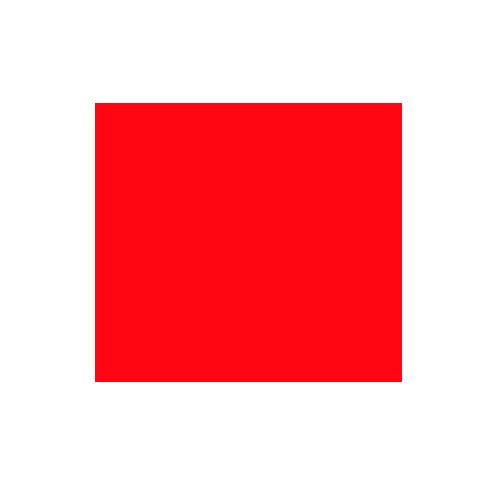
#> input picture cuadrado.jpg, 500 x 500 px
$ python Relleno.py
#> lines starting #> are read from the running program, lines starting #| are printed output that depends on the picture
#> further down, image is the input picture: shape (500, 500, 3); mean B, G, R 173.7, 169.7, 254.6
import cv2
import numpy as np


def grayscale_image(image):
    # convert to grayscale
    gray_image = np.zeros((image.shape[0], image.shape[1]), np.uint8)

    for i in range(image.shape[0]):
        for j in range(image.shape[1]):
            # gray_image[i,j] = np.clip( (image[i,j,0] + image[i,j,1] + image[i,j,2] )/3, 0, 255) # using average method
            gray_image[i, j] = np.clip(0.07 * image[i, j, 0] + 0.72 * image[i, j, 1] + 0.21 * image[i, j, 2], 0,
                                       255)  # using luminosity method
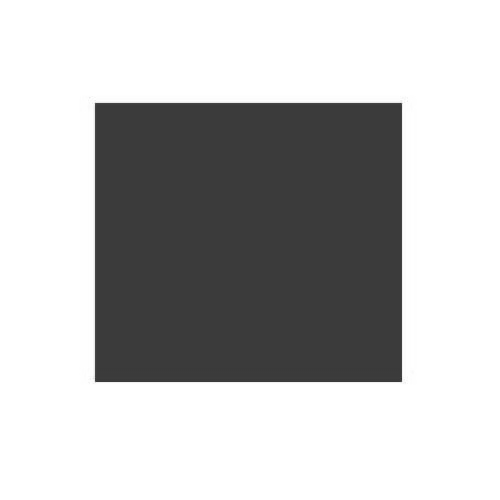
#> gray_image: shape (500, 500); min 50, max 255, mean 187.7

    # gray_image = cv2.cvtColor(image, cv2.COLOR_BGR2GRAY)
    # display the image
    cv2.imshow('image', gray_image)
    cv2.waitKey(0)

    return gray_image


def initialize_x_filter(size):
    x_filter = np.zeros(size)
    h, w = size
    x_filter[h // 2][0] = -1
    x_filter[h // 2][-1] = 1

    return x_filter


def initialize_y_filter(size):
    y_filter = np.zeros(size)
    h, w = size
    y_filter[0][h // 2] = -1
    y_filter[-1][h // 2] = 1

    return y_filter


def padding(image):
    padded_image = np.pad(image, ((1, 1), (1, 1)), 'constant', constant_values=(0, 0))
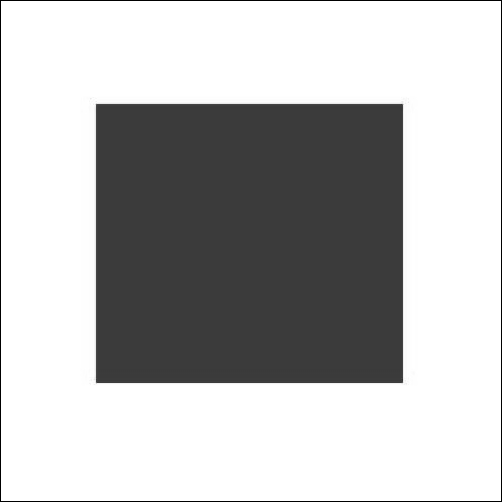
#> padded_image: shape (502, 502); min 0, max 255, mean 186.2

    return padded_image


def conv2d(image, ftr):
    s = ftr.shape + tuple(np.subtract(image.shape, ftr.shape) + 1)
#> s = (3, 3, 500, 500)
    sub_image = np.lib.stride_tricks.as_strided(image, shape=s, strides=image.strides * 2)
    return np.einsum('ij,ijkl->kl', ftr, sub_image)
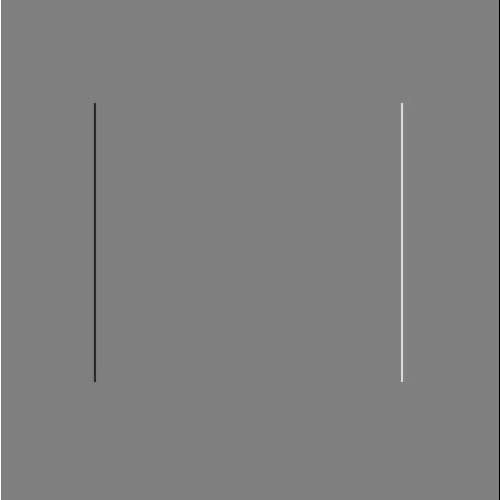
#> returned value: shape (500, 500) float64; min -255, max 255, mean 0; drawn with min black and max white


if __name__ == "__main__":
    # read the image
    image = cv2.imread('cuadrado.jpg')

    # convert the image into grayscale
    gray_image = grayscale_image(image)

    x_filter = initialize_x_filter((3, 3))
    y_filter = initialize_y_filter((3, 3))

    # convolve the image with the x filter
    I_x = conv2d(padding(gray_image), x_filter)

    # convolve the image with the y filter
    I_y = conv2d(padding(gray_image), y_filter)
#> in conv2d (call 2), `return np.einsum('ij,ijkl->kl', ftr, sub_image)`:
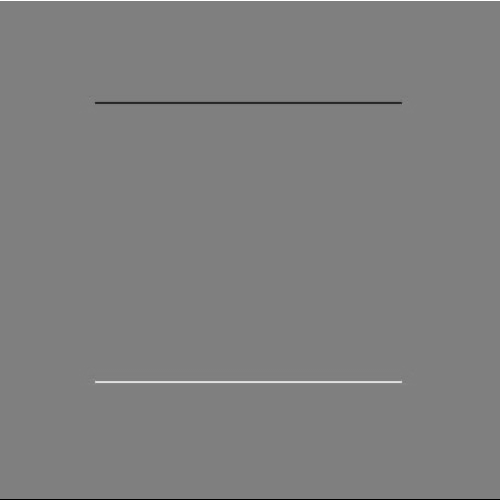
#> returned value: shape (500, 500) float64; min -255, max 255, mean 0; drawn with min black and max white

    # calculate the gradient magnitude
    G = np.sqrt(np.power(I_x, 2) + np.power(I_y, 2))
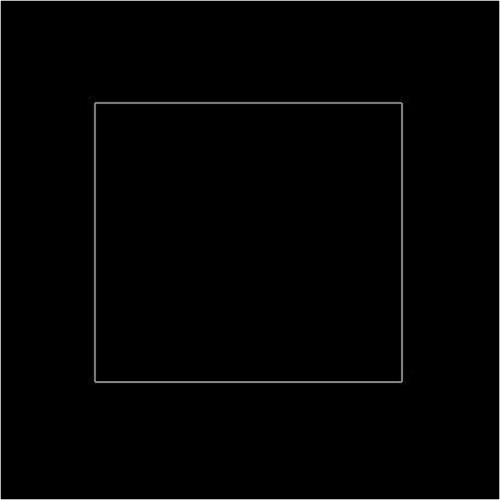
#> G: shape (500, 500) float64; min 0, max 360.6, mean 3.9; drawn with min black and max white

    # apply a threshold. It is different for different images.
    G = np.where(G > 150, G, 0)

    # display the result
    cv2.imshow('Gradiente', G)
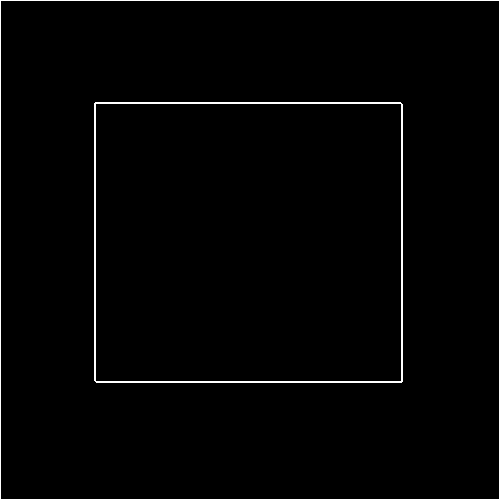
#> window 'Gradiente': shape (500, 500); 1.7% white in thin lines or dots
    cv2.waitKey(0)

    filt = np.array(
        [(1, 1, 1, 1, 1, 1, 1, 1, 1, 1, 1), (1, 1, 1, 1, 1, 1, 1, 1, 1, 1, 1), (1, 1, 1, 1, 1, 1, 1, 1, 1, 1, 1),
         (1, 1, 1, 1, 1, 1, 1, 1, 1, 1, 1), (1, 1, 1, 1, 1, 1, 1, 1, 1, 1, 1), (1, 1, 1, 1, 1, 1, 1, 1, 1, 1, 1),
         (1, 1, 1, 1, 1, 1, 1, 1, 1, 1, 1), (1, 1, 1, 1, 1, 1, 1, 1, 1, 1, 1), (1, 1, 1, 1, 1, 1, 1, 1, 1, 1, 1),
         (1, 1, 1, 1, 1, 1, 1, 1, 1, 1, 1), (1, 1, 1, 1, 1, 1, 1, 1, 1, 1, 1)]) #Filtro
    S = G.shape  # tamaño del binario
#> S = (500, 500)
    F = filt.shape  # Tamaño fiiltro
    bina = G / 255
    R = S[0] + F[0] - 1
#> R = 510
    C = S[1] + F[1] - 1
#> C = 510
    N = np.zeros((R, C))  # Matriz de zeros
    # Erocion
    for i in range(S[0]):
        for j in range(S[1]):
            N[i + 1, j + 1] = bina[i, j]
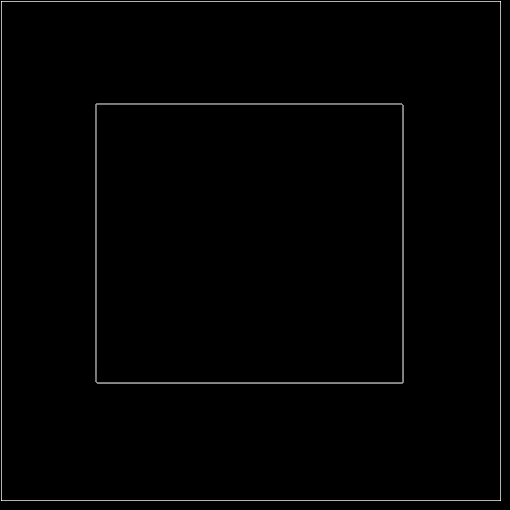
#> N: shape (510, 510) float64; min 0, max 1.41, mean 0.014; drawn with min black and max white

    for i in range(S[0]):
        for j in range(S[1]):
            k = N[i:i + F[0], j:j + F[1]]
            rs = (k == filt)
            final = np.all(rs == True)  # Tomamos "any"
            if final:
                bina[i, j] = 1
            else:
                bina[i, j] = 0
#> bina: shape (500, 500) float64; every value is 0

    cv2.imshow("Relleno", bina)  # Mostramos imagen Dilatada
    cv2.waitKey(0)
